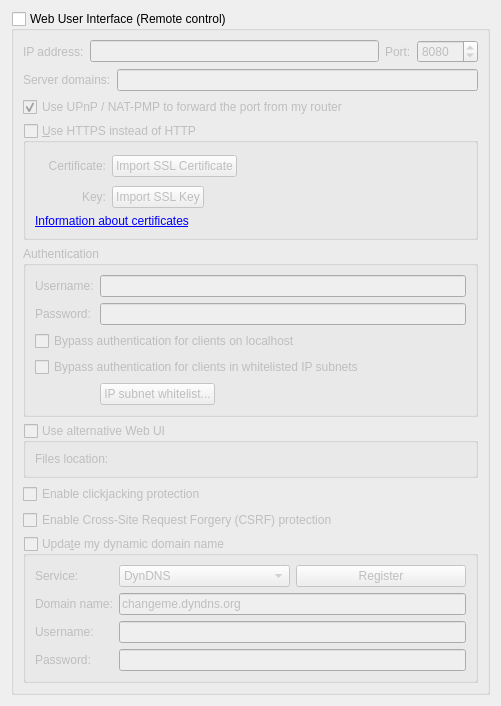
          <widget class="QWidget" name="scrollAreaWidgetContents_7">
           <property name="geometry">
            <rect>
             <x>0</x>
             <y>0</y>
             <width>501</width>
             <height>636</height>
            </rect>
           </property>
           <layout class="QVBoxLayout" name="verticalLayout_23">
            <item>
             <widget class="QGroupBox" name="checkWebUi">
              <property name="title">
               <string>Web User Interface (Remote control)</string>
              </property>
              <property name="checkable">
               <bool>true</bool>
              </property>
              <property name="checked">
               <bool>false</bool>
              </property>
              <layout class="QVBoxLayout" name="verticalLayout_2">
               <item>
                <layout class="QHBoxLayout" name="horizontalLayout_2">
                 <item>
                  <widget class="QLabel" name="lblWebUiAddress">
                   <property name="text">
                    <string>IP address:</string>
                   </property>
                  </widget>
                 </item>
                 <item>
                  <widget class="QLineEdit" name="textWebUiAddress">
                   <property name="toolTip">
                    <string>IP address that the Web UI will bind to.
Specify an IPv4 or IPv6 address. You can specify &quot;0.0.0.0&quot; for any IPv4 address,
&quot;::&quot; for any IPv6 address, or &quot;*&quot; for both IPv4 and IPv6.</string>
                   </property>
                  </widget>
                 </item>
                 <item>
                  <widget class="QLabel" name="lblWebUiPort">
                   <property name="text">
                    <string>Port:</string>
                   </property>
                  </widget>
                 </item>
                 <item>
                  <widget class="QSpinBox" name="spinWebUiPort">
                   <property name="minimum">
                    <number>1</number>
                   </property>
                   <property name="maximum">
                    <number>65535</number>
                   </property>
                   <property name="value">
                    <number>8080</number>
                   </property>
                  </widget>
                 </item>
                </layout>
               </item>
               <item>
                <layout class="QHBoxLayout" name="horizontalLayout_10">
                 <item>
                  <widget class="QLabel" name="labelServerDomains">
                   <property name="text">
                    <string>Server domains:</string>
                   </property>
                  </widget>
                 </item>
                 <item>
                  <widget class="QLineEdit" name="textServerDomains">
                   <property name="toolTip">
                    <string>Whitelist for filtering HTTP Host header values.
In order to defend against DNS rebinding attack,
you should put in domain names used by WebUI server.

Use ';' to split multiple entries. Can use wildcard '*'.</string>
                   </property>
                  </widget>
                 </item>
                </layout>
               </item>
               <item>
                <widget class="QCheckBox" name="checkWebUIUPnP">
                 <property name="text">
                  <string>Use UPnP / NAT-PMP to forward the port from my router</string>
                 </property>
                 <property name="checked">
                  <bool>true</bool>
                 </property>
                </widget>
               </item>
               <item>
                <widget class="QGroupBox" name="checkWebUiHttps">
                 <property name="title">
                  <string>&amp;Use HTTPS instead of HTTP</string>
                 </property>
                 <property name="checkable">
                  <bool>true</bool>
                 </property>
                 <property name="checked">
                  <bool>false</bool>
                 </property>
                 <layout class="QGridLayout" name="gridLayout_11">
                  <item row="0" column="0">
                   <widget class="QLabel" name="lblSslCertStatus"/>
                  </item>
                  <item row="0" column="1">
                   <widget class="QLabel" name="lblWebUiCrt">
                    <property name="text">
                     <string>Certificate:</string>
                    </property>
                    <property name="alignment">
                     <set>Qt::AlignRight|Qt::AlignTrailing|Qt::AlignVCenter</set>
                    </property>
                   </widget>
                  </item>
                  <item row="0" column="2">
                   <layout class="QHBoxLayout" name="horizontalLayout_4">
                    <item>
                     <widget class="QPushButton" name="btnWebUiCrt">
                      <property name="text">
                       <string>Import SSL Certificate</string>
                      </property>
                     </widget>
                    </item>
                    <item>
                     <spacer name="horizontalSpacer_12">
                      <property name="orientation">
                       <enum>Qt::Horizontal</enum>
                      </property>
                      <property name="sizeHint" stdset="0">
                       <size>
                        <width>138</width>
                        <height>28</height>
                       </size>
                      </property>
                     </spacer>
                    </item>
                   </layout>
                  </item>
                  <item row="1" column="0">
                   <widget class="QLabel" name="lblSslKeyStatus"/>
                  </item>
                  <item row="1" column="1">
                   <widget class="QLabel" name="lblWebUiKey">
                    <property name="text">
                     <string>Key:</string>
                    </property>
                    <property name="alignment">
                     <set>Qt::AlignRight|Qt::AlignTrailing|Qt::AlignVCenter</set>
                    </property>
                   </widget>
                  </item>
                  <item row="1" column="2">
                   <layout class="QHBoxLayout" name="horizontalLayout_5">
                    <item>
                     <widget class="QPushButton" name="btnWebUiKey">
                      <property name="text">
                       <string>Import SSL Key</string>
                      </property>
                     </widget>
                    </item>
                    <item>
                     <spacer name="horizontalSpacer_13">
                      <property name="orientation">
                       <enum>Qt::Horizontal</enum>
                      </property>
                      <property name="sizeHint" stdset="0">
                       <size>
                        <width>40</width>
                        <height>20</height>
                       </size>
                      </property>
                     </spacer>
                    </item>
                   </layout>
                  </item>
                  <item row="2" column="0" colspan="3">
                   <widget class="QLabel" name="lblWebUIInfo">
                    <property name="text">
                     <string>&lt;a href=https://httpd.apache.org/docs/current/ssl/ssl_faq.html#aboutcerts&gt;Information about certificates&lt;/a&gt;</string>
                    </property>
                    <property name="openExternalLinks">
                     <bool>true</bool>
                    </property>
                   </widget>
                  </item>
                 </layout>
                </widget>
               </item>
               <item>
                <widget class="QGroupBox" name="groupWebUiAuth">
                 <property name="title">
                  <string>Authentication</string>
                 </property>
                 <layout class="QGridLayout" name="gridLayout_10">
                  <item row="0" column="1" rowspan="3">
                   <widget class="QLineEdit" name="textWebUiUsername">
                    <property name="text">
                     <string/>
                    </property>
                    <property name="maxLength">
                     <number>1000</number>
                    </property>
                    <property name="echoMode">
                     <enum>QLineEdit::Normal</enum>
                    </property>
                   </widget>
                  </item>
                  <item row="3" column="1">
                   <widget class="QLineEdit" name="textWebUiPassword">
                    <property name="text">
                     <string/>
                    </property>
                    <property name="maxLength">
                     <number>1000</number>
                    </property>
                    <property name="echoMode">
                     <enum>QLineEdit::Password</enum>
                    </property>
                   </widget>
                  </item>
                  <item row="4" column="0" colspan="2">
                   <widget class="QCheckBox" name="checkBypassLocalAuth">
                    <property name="text">
                     <string>Bypass authentication for clients on localhost</string>
                    </property>
                   </widget>
                  </item>
                  <item row="5" column="0" colspan="2">
                   <widget class="QCheckBox" name="checkBypassAuthSubnetWhitelist">
                    <property name="text">
                     <string>Bypass authentication for clients in whitelisted IP subnets</string>
                    </property>
                   </widget>
                  </item>
                  <item row="6" column="1">
                   <widget class="QPushButton" name="IPSubnetWhitelistButton">
                    <property name="sizePolicy">
                     <sizepolicy hsizetype="Fixed" vsizetype="Fixed">
                      <horstretch>0</horstretch>
                      <verstretch>0</verstretch>
                     </sizepolicy>
                    </property>
                    <property name="text">
                     <string>IP subnet whitelist...</string>
                    </property>
                   </widget>
                  </item>
                  <item row="0" column="0" rowspan="3">
                   <widget class="QLabel" name="lblWebUiUsername">
                    <property name="text">
                     <string>Username:</string>
                    </property>
                   </widget>
                  </item>
                  <item row="3" column="0">
                   <widget class="QLabel" name="lblWebUiPassword">
                    <property name="text">
                     <string>Password:</string>
                    </property>
                   </widget>
                  </item>
                 </layout>
                </widget>
               </item>
               <item>
                <widget class="QGroupBox" name="groupAltWebUI">
                 <property name="title">
                  <string>Use alternative Web UI</string>
                 </property>
                 <property name="checkable">
                  <bool>true</bool>
                 </property>
                 <property name="checked">
                  <bool>false</bool>
                 </property>
                 <layout class="QGridLayout" name="gridLayout_8">
                  <item row="0" column="0">
                   <widget class="QLabel" name="labelWebUIRootFolder">
                    <property name="text">
                     <string>Files location:</string>
                    </property>
                   </widget>
                  </item>
                  <item row="0" column="1">
                   <widget class="FileSystemPathLineEdit" name="textWebUIRootFolder" native="true"/>
                  </item>
                 </layout>
                </widget>
               </item>
               <item>
                <widget class="QCheckBox" name="checkClickjacking">
                 <property name="text">
                  <string>Enable clickjacking protection</string>
                 </property>
                </widget>
               </item>
               <item>
                <widget class="QCheckBox" name="checkCSRFProtection">
                 <property name="text">
                  <string>Enable Cross-Site Request Forgery (CSRF) protection</string>
                 </property>
                </widget>
               </item>
               <item>
                <widget class="QGroupBox" name="checkDynDNS">
                 <property name="title">
                  <string>Upda&amp;te my dynamic domain name</string>
                 </property>
                 <property name="checkable">
                  <bool>true</bool>
                 </property>
                 <property name="checked">
                  <bool>false</bool>
                 </property>
                 <layout class="QFormLayout" name="formLayout_5">
                  <item row="0" column="0">
                   <widget class="QLabel" name="label_19">
                    <property name="text">
                     <string>Service:</string>
                    </property>
                   </widget>
                  </item>
                  <item row="0" column="1">
                   <layout class="QHBoxLayout" name="horizontalLayout_3">
                    <item>
                     <widget class="QComboBox" name="comboDNSService">
                      <item>
                       <property name="text">
                        <string notr="true">DynDNS</string>
                       </property>
                      </item>
                      <item>
                       <property name="text">
                        <string notr="true">No-IP</string>
                       </property>
                      </item>
                     </widget>
                    </item>
                    <item>
                     <widget class="QPushButton" name="registerDNSBtn">
                      <property name="text">
                       <string>Register</string>
                      </property>
                     </widget>
                    </item>
                   </layout>
                  </item>
                  <item row="1" column="0">
                   <widget class="QLabel" name="label_20">
                    <property name="text">
                     <string>Domain name:</string>
                    </property>
                   </widget>
                  </item>
                  <item row="1" column="1">
                   <widget class="QLineEdit" name="domainNameTxt">
                    <property name="text">
                     <string notr="true">changeme.dyndns.org</string>
                    </property>
                   </widget>
                  </item>
                  <item row="2" column="0">
                   <widget class="QLabel" name="label_21">
                    <property name="text">
                     <string>Username:</string>
                    </property>
                   </widget>
                  </item>
                  <item row="2" column="1">
                   <widget class="QLineEdit" name="DNSUsernameTxt">
                    <property name="maxLength">
                     <number>50</number>
                    </property>
                   </widget>
                  </item>
                  <item row="3" column="0">
                   <widget class="QLabel" name="label_22">
                    <property name="text">
                     <string>Password:</string>
                    </property>
                   </widget>
                  </item>
                  <item row="3" column="1">
                   <widget class="QLineEdit" name="DNSPasswordTxt">
                    <property name="maxLength">
                     <number>50</number>
                    </property>
                    <property name="echoMode">
                     <enum>QLineEdit::Password</enum>
                    </property>
                   </widget>
                  </item>
                 </layout>
                </widget>
               </item>
              </layout>
             </widget>
            </item>
            <item>
             <spacer name="verticalSpacer">
              <property name="orientation">
               <enum>Qt::Vertical</enum>
              </property>
              <property name="sizeHint" stdset="0">
               <size>
                <width>20</width>
                <height>40</height>
               </size>
              </property>
             </spacer>
            </item>
           </layout>
          </widget>
